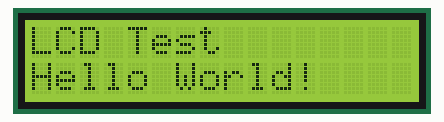
The sketch below on a simulated Arduino Uno, built with avr-gcc and run on an emulated ATmega328P. Parts: 16×2 character LCD.

Above: at 0.1 s.
At 1.1 s:
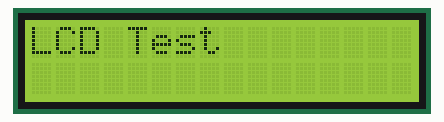

The sketch:

LCD_code.ino
```cpp
#include <LiquidCrystal.h>

// LCD pin connections using only available pins
const int rs = 5, en = 6, d4 = 7, d5 = 8, d6 = 9, d7 = 10;
LiquidCrystal lcd(rs, en, d4, d5, d6, d7);

void setup() {
  // Initialize LCD
  lcd.begin(16, 2);
  lcd.print("LCD Test");
}

void loop() {
  lcd.setCursor(0, 1);
  lcd.print("Hello World!");
  delay(1000);
  lcd.setCursor(0, 1);
  lcd.print("                ");  // Clear line
  delay(1000);
}
```

Measured:
- what the display in image 1 shows lasts 1.0 s, from 1.1 s to 2.1 s
